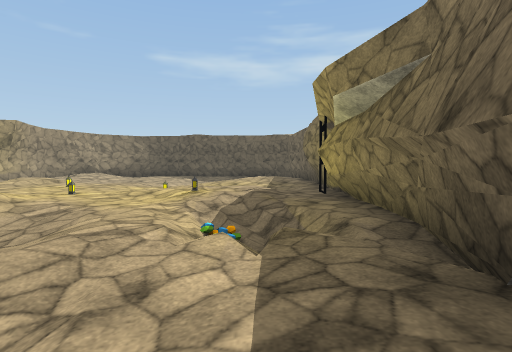
view 1 (above)

16 first-person views from a walk through a 3-D level made in the Unity game engine. The camera is 1.2 m above the floor, tilts 2° down and sees 80° across. The floor is counted in squares, 2 m on a side. Each view is taken from the middle of a square. On the plan, view 1 faces up. The plan holds only what a view shows up to about 9 squares ahead; the rest is blank. The place goes on beyond the plan. The player is left out. Some surface patterns are stand-ins.

view 2
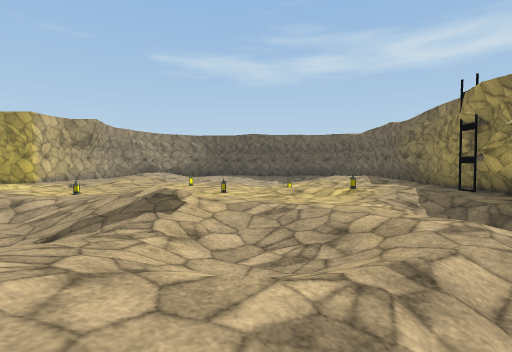

view 3
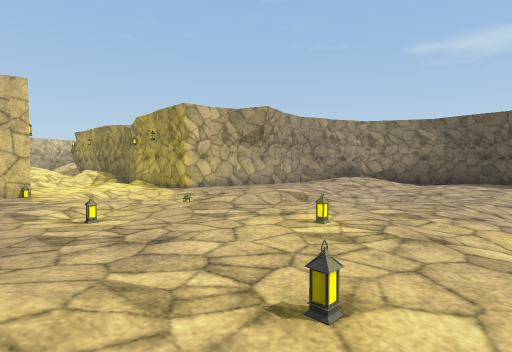

view 4
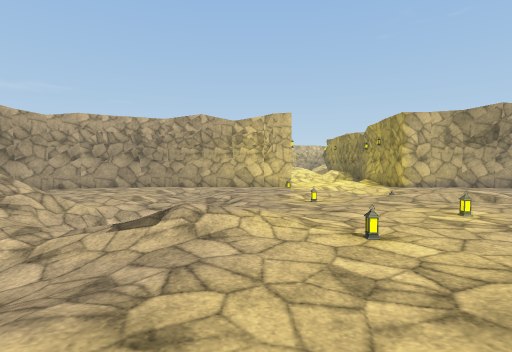

view 5
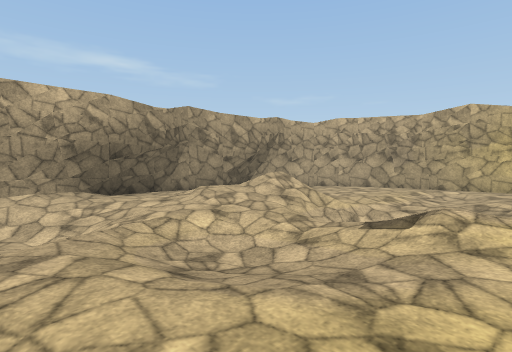

view 6
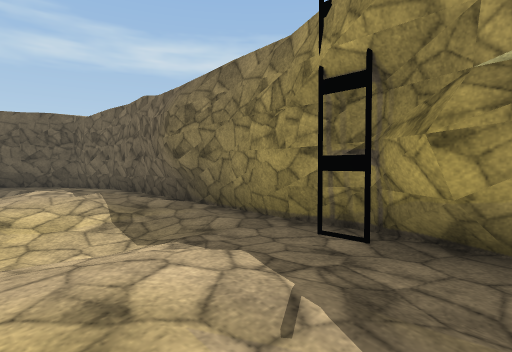

view 7
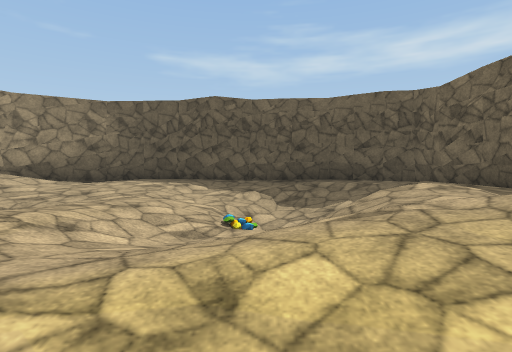

view 8
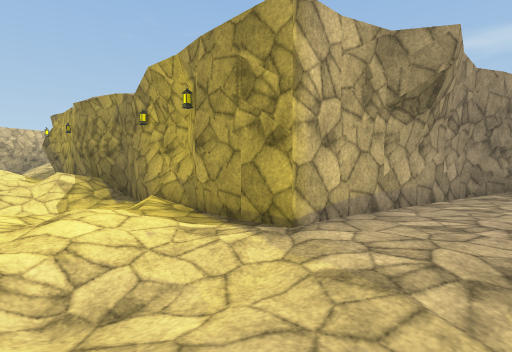

view 9
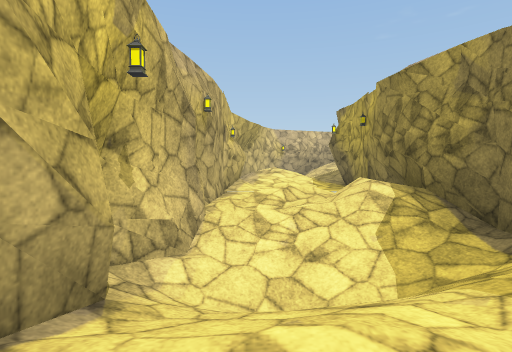

view 10
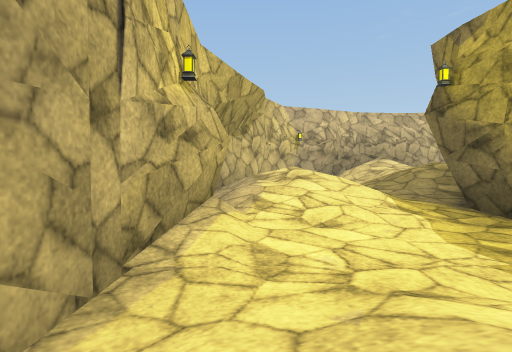

view 11
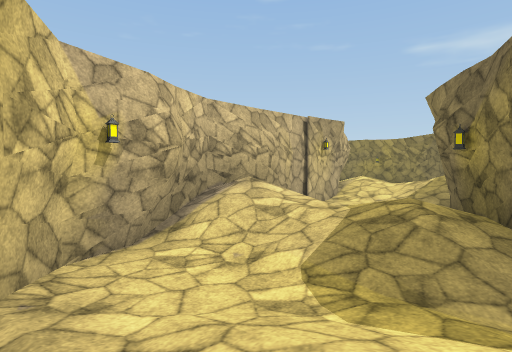

view 12
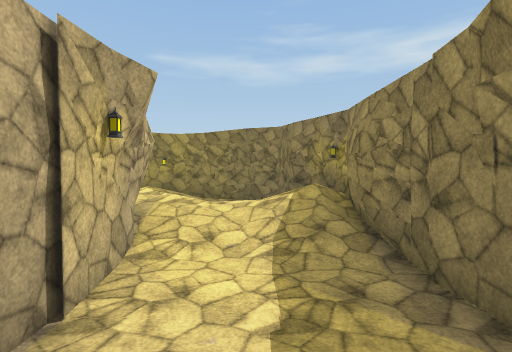

view 13
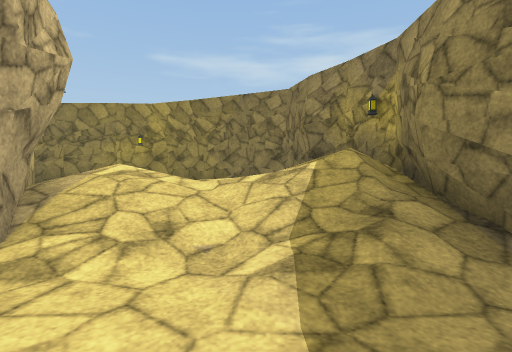

view 14
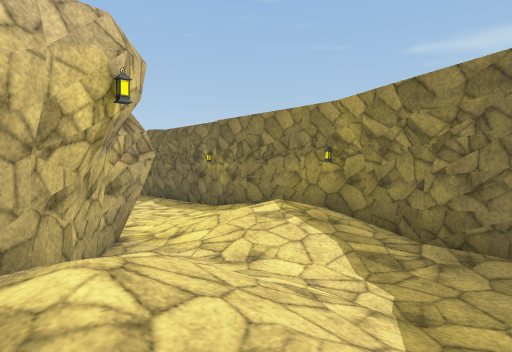

view 15
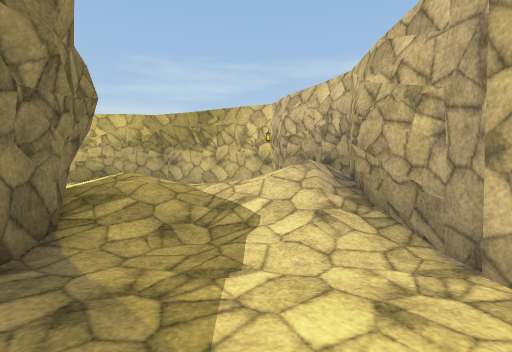

view 16
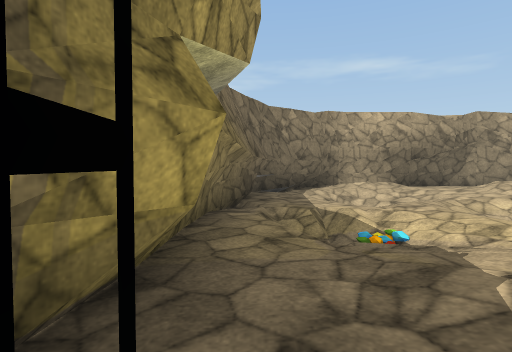

### Floor plan
Key: @ floor where view 1 was taken; # wall or solid block; . main floor; : floor 0.25 m higher than the main floor; - floor 0.25 m lower than the main floor; + floor 0.5 m higher than the main floor; _ floor 0.5 m lower than the main floor; * floor 0.75 m higher than the main floor; < floor 0.75 m lower than the main floor; % floor 1 m higher than the main floor; / step, stairs or slope; L lantern; G gem; O other object.
Columns run from 29 left of view 1 to 2 right of it. Each row starts with its distance up from view 1.
 21 ######
 20 :+/+:##
 19 :///::#
 18 :/::::##
 17  ##////#               ###
 16   ##///#              ##.######
 15    #+//#             ##...--/.##
 14    #:::#           ##+/.--_///.#
 13    #:::#           #...-_-_///:#
 12    #///##          #..-< -_G/::#
 11    #///%##         #...  .<//:.#
 10    #/////###########..  ..-/:+/#
  9    ##:::::::.///.:..../+:..-..:#
  8     #.:///:://///.:--O/::.-_--.#
  7     ###+/*:::/.//:././..L..O::.#
  6       ##############..L..L..O:O#
  5                    #....::..:..#
  4                    #..--//-../.#
  3                    #.--//-_/.G.#
  2                    #...//./...##
  1                    #...//:.//.#
  0                    #..   /./_@#
 -1                    ###  .../.##
 -2                       ########

Where each view was taken, in squares from view 1:
view 1: 0 up, 0 right, facing up
view 2: 0 up, 3 left, facing up
view 3: 5 up, 3 left, facing up-left
view 4: 5 up, 1 left, facing left
view 5: 5 up, 1 left, facing down-left
view 6: 5 up, 1 left, facing up-right
view 7: 8 up, 2 left, facing up
view 8: 7 up, 8 left, facing up-left
view 9: 7 up, 11 left, facing left
view 10: 7 up, 16 left, facing left
view 11: 7 up, 21 left, facing up-left
view 12: 11 up, 24 left, facing up
view 13: 13 up, 24 left, facing up
view 14: 16 up, 24 left, facing up-left
view 15: 15 up, 24 left, facing down
view 16: 7 up, 1 right, facing down
